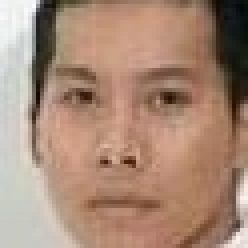
#> input picture registered/183_0.jpg, 62 x 62 px, given in place of test.jpg, which was not available (shown 4 times larger)
$ python 2DPCA_face_recognition.py   (older library calls are emulated)
#> lines starting #> are read from the running program, lines starting #| are printed output that depends on the picture; pictures that were not available may be replaced by others from this repository, and a replacement may not be noted
### haarcascade_object_locator.py
import cv2
import os
from PIL import Image

cascName = 'haarcascade_frontalface_default.xml'
save_path = 'registered'
save_flag = True

def haarcascade_object_locator(imagePath,video_flag=0):
    # Create the haar cascade
    cascPath = os.path.join(os.getcwd(),'haarcascade',cascName)
    faceCascade = cv2.CascadeClassifier(cascPath)

    # Read the image
    if video_flag:
        image = imagePath
    else:
        image = cv2.imread(imagePath)

    image_resize = image
    gray = cv2.cvtColor(image_resize, cv2.COLOR_BGR2GRAY)

    try:
        # Detect faces in the image
        faces = faceCascade.detectMultiScale(
            gray,
            scaleFactor=1.1, minNeighbors=5, minSize=(30, 30)
        )

        print("Found {0} objects!".format(len(faces)))
    except:
        print('**\n object locate fail...check cascade.xml file...\n**')

    if save_flag:
        ori_img = image_resize
        for i in range(len(faces)):
            face = faces[i,]
            (x,y,w,h) = face
            single_face = ori_img[(y):(y+h),(x):(x+w),:]
            #plt.imshow(single_face)
            if save_flag:
                face_name = str(i)+'.jpg'
                full_save_path = os.path.join(os.getcwd(),save_path,face_name)
                cv2.imwrite(full_save_path,single_face)

            cv2.rectangle(image_resize, (x, y), (x+w, y+h), (0, 255, 0), 2)
            text = 'object'
            cv2.putText(image_resize, text, (x,y-5), cv2.FONT_HERSHEY_TRIPLEX, 0.5, (255, 255, 255))


        image_resize = image_resize[: , : , : : -1]
        img2 = Image.fromarray(image_resize, 'RGB')
        img2.show()

    return faces

#haarcascade_object_locator('5566.jpg')

### 2DPCA_face_recognition.py
import cv2
import os
import numpy as np
from numpy import linalg as LA
from scipy import misc
import matplotlib.pyplot as plt
from PIL import Image
#plt.style.use('ggplot')

import haarcascade_object_locator

cwd = os.getcwd()

# [55 lines left out: function get_project_matrix, not called in this run]


def registered_face_project(X):

    train_data_list = os.listdir('registered')
    all_eigen_face = {}
    for i in range(len(train_data_list)):
        imagePath = os.path.join( cwd,'registered',train_data_list[i])
        image = cv2.imread(imagePath)
        gray = cv2.cvtColor(image, cv2.COLOR_BGR2GRAY)
        #plt.imshow(cv2.cvtColor(image, cv2.COLOR_BGR2RGB))
        #plt.imshow(gray,cmap='gray')

        gray_resize = misc.imresize(gray,[92,92])
        gg = np.array(gray_resize,dtype = 'float64')
        eigen_face = np.matmul(gg,X)

        all_eigen_face.update({train_data_list[i]:eigen_face})

    #reconstruct_face = np.matmul(eigen_face,np.transpose(X))
    #plt.imshow(reconstruct_face,cmap='gray')

    return all_eigen_face


## testing
def face_comparison(test_imgPath,X):
    #test_imgPath = 'test.jpg'
    test_img = cv2.imread(test_imgPath)

    haarcascade_object_locator.save_flag = False
    faces = haarcascade_object_locator.haarcascade_object_locator(test_imgPath)

    test_gray = cv2.cvtColor(test_img, cv2.COLOR_BGR2GRAY)
    #plt.imshow(test_gray,cmap='gray')


    all_eigen_face = registered_face_project(X)
    train_data_list = [key for key in all_eigen_face]

    pred_result = []
    for i in range(len(faces)):
        face = faces[i,]
        (x,y,w,h) = face
        single_face = test_gray[(y):(y+h),(x):(x+w)]
        #plt.imshow(single_face)
        single_resize = misc.imresize(single_face,[92,92])
        test_eigen_face = np.matmul(np.array(single_resize,dtype = 'float64'),X)

        dd = []
        for key in all_eigen_face:
            d = pc_dist(all_eigen_face[key] , test_eigen_face)
            dd.append(d)

        pred_result.append(train_data_list[np.argmin(dd)])


        cv2.rectangle(test_img, (x, y), (x+w, y+h), (0, 255, 0), 2)
        text = train_data_list[np.argmin(dd)]
        cv2.putText(test_img, text, (x,y-5), cv2.FONT_HERSHEY_TRIPLEX, 0.5, (0, 0, 255))

    #plt.imshow(cv2.cvtColor(test_img, cv2.COLOR_BGR2RGB))
    test_img = test_img[: , : , : : -1]
    img2 = Image.fromarray(test_img, 'RGB')
    img2.show()


    return pred_result


def pc_dist(x1,x2):
    dsqrt = (x1-x2)**2
    return np.sum(np.sqrt(np.sum(dsqrt,axis = 0)))


if __name__ == '__main__':
    try:
        X = np.load('project_matrix.npy')
#> (reads project_matrix.npy from the repository)
    except:
        X = get_project_matrix()

    X = X[:,:20]
    face_comparison('test.jpg',X)
#> in face_comparison, test_img is the input picture: shape (62, 62, 3); mean B, G, R 118.5, 137.3, 168.1
#> in haarcascade_object_locator, `gray = cv2.cvtColor(image_resize, cv2.COLOR_BGR2GRAY)`:
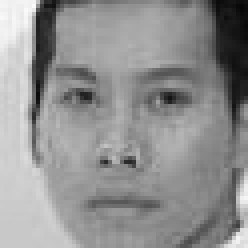
#> gray: shape (62, 62) (shown 4 times larger); min 7, max 251, mean 144.4
#> in haarcascade_object_locator, `faces = faceCascade.detectMultiScale( gray, scaleFactor=1.1, minNeighb..`: faces = [[5, 5, 52, 52]]
#| Found 1 objects!
#> in registered_face_project, `gray_resize = misc.imresize(gray,[92,92])`:
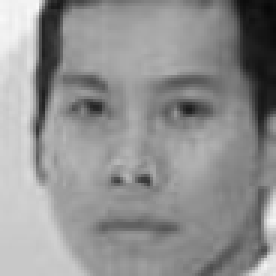
#> gray_resize: shape (92, 92) (shown 3 times larger); min 7, max 248, mean 144.4
#> pass 2 of the loop in registered_face_project, `for i in range(len(train_data_list)):`:
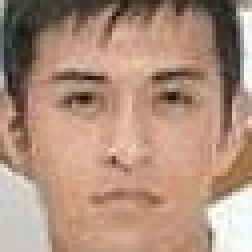
#> input picture registered/183_1.jpg, 63 x 63 px (shown 4 times larger)
#> in registered_face_project, image is the input picture: shape (63, 63, 3); mean B, G, R 124.7, 143.4, 175.1
#> in registered_face_project, `gray_resize = misc.imresize(gray,[92,92])`:
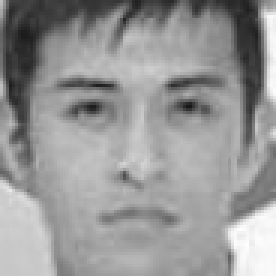
#> gray_resize: shape (92, 92) (shown 3 times larger); min 24, max 254, mean 150.7
#> in registered_face_project, `eigen_face = np.matmul(gg,X)`:
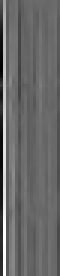
#> eigen_face: shape (92, 20) float64 (shown 3 times larger); min -1067.5, max 1496.1, mean -7.5; drawn with min black and max white
#> pass 3 of the loop in registered_face_project, `for i in range(len(train_data_list)):`:
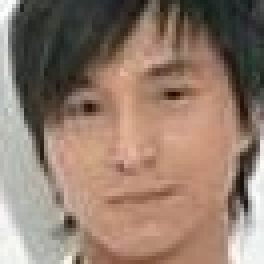
#> input picture registered/183_2.jpg, 66 x 66 px (shown 4 times larger)
#> in registered_face_project, image is the input picture: shape (66, 66, 3); mean B, G, R 109.7, 124.2, 146.7
#> in registered_face_project, `gray_resize = misc.imresize(gray,[92,92])`:
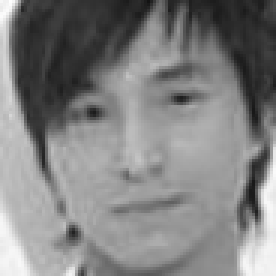
#> gray_resize: shape (92, 92) (shown 3 times larger); min 19, max 254, mean 129.3
#> in registered_face_project, `eigen_face = np.matmul(gg,X)`:
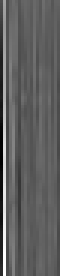
#> eigen_face: shape (92, 20) float64 (shown 3 times larger); min -881, max 1468, mean 4.8; drawn with min black and max white
#> the loop made 4 passes; the first 3 are shown
#> in face_comparison, `all_eigen_face = registered_face_project(X)`:
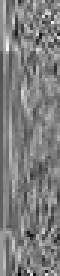
#> X: shape (92, 20) float64 (shown 3 times larger); min -0.432, max 0.436, mean 0.000112; drawn with min black and max white
#> the loop in face_comparison, `for i in range(len(faces)):` made 1 pass
#> pass 1, in face_comparison, `single_resize = misc.imresize(single_face,[92,92])`:
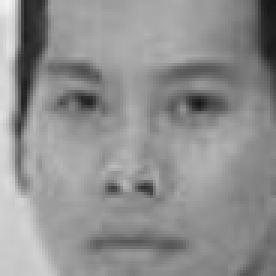
#> single_resize: shape (92, 92) (shown 3 times larger); min 22, max 245, mean 143.7
#> pass 1, in face_comparison, `test_eigen_face = np.matmul(np.array(single_resize,dtype = 'float64'),X)`:
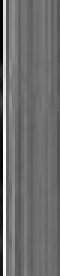
#> test_eigen_face: shape (92, 20) float64 (shown 3 times larger); min -920.7, max 1210.5, mean 12.8; drawn with min black and max white
#> pass 1, in pc_dist, `dsqrt = (x1-x2)**2`:
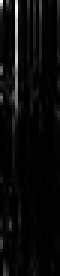
#> dsqrt: shape (92, 20) float64 (shown 3 times larger); min 9.08e-06, max 150019.7, mean 6113.6; drawn with min black and max white
#> in face_comparison, `test_img = test_img[: , : , : : -1]`:
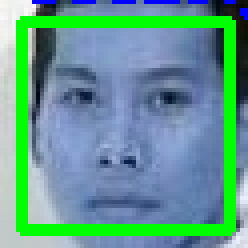
#> test_img: shape (62, 62, 3) (shown 4 times larger); mean B, G, R 143.5, 155.1, 98
